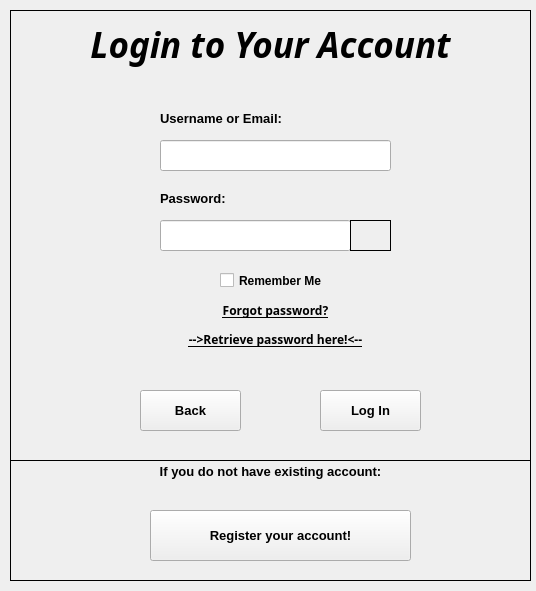
<?xml version="1.0" encoding="UTF-8"?>
<ui version="4.0">
 <class>login_page</class>
 <widget class="QMainWindow" name="login_page">
  <property name="geometry">
   <rect>
    <x>0</x>
    <y>0</y>
    <width>536</width>
    <height>591</height>
   </rect>
  </property>
  <property name="windowTitle">
   <string>MainWindow</string>
  </property>
  <widget class="QWidget" name="centralwidget">
   <widget class="QLabel" name="label">
    <property name="geometry">
     <rect>
      <x>-10</x>
      <y>-280</y>
      <width>571</width>
      <height>881</height>
     </rect>
    </property>
    <property name="styleSheet">
     <string notr="true">background-image: url(:/backgournds/FlyTranslate-logo/background_image.png);</string>
    </property>
    <property name="text">
     <string/>
    </property>
    <property name="scaledContents">
     <bool>true</bool>
    </property>
   </widget>
   <widget class="QLineEdit" name="txtUsernameOrEmail">
    <property name="geometry">
     <rect>
      <x>160</x>
      <y>140</y>
      <width>231</width>
      <height>31</height>
     </rect>
    </property>
   </widget>
   <widget class="QLineEdit" name="txtPass">
    <property name="geometry">
     <rect>
      <x>160</x>
      <y>220</y>
      <width>191</width>
      <height>31</height>
     </rect>
    </property>
    <property name="echoMode">
     <enum>QLineEdit::Password</enum>
    </property>
   </widget>
   <widget class="QLabel" name="label_2">
    <property name="geometry">
     <rect>
      <x>160</x>
      <y>110</y>
      <width>171</width>
      <height>16</height>
     </rect>
    </property>
    <property name="font">
     <font>
      <pointsize>10</pointsize>
      <weight>75</weight>
      <bold>true</bold>
     </font>
    </property>
    <property name="text">
     <string>Username or Email:</string>
    </property>
   </widget>
   <widget class="QCheckBox" name="cbRememberDevice">
    <property name="geometry">
     <rect>
      <x>220</x>
      <y>270</y>
      <width>131</width>
      <height>21</height>
     </rect>
    </property>
    <property name="font">
     <font>
      <pointsize>9</pointsize>
      <weight>75</weight>
      <bold>true</bold>
     </font>
    </property>
    <property name="cursor">
     <cursorShape>PointingHandCursor</cursorShape>
    </property>
    <property name="text">
     <string>Remember Me</string>
    </property>
    <property name="iconSize">
     <size>
      <width>32</width>
      <height>32</height>
     </size>
    </property>
   </widget>
   <widget class="QPushButton" name="btnLoginAcc">
    <property name="geometry">
     <rect>
      <x>320</x>
      <y>390</y>
      <width>101</width>
      <height>41</height>
     </rect>
    </property>
    <property name="font">
     <font>
      <pointsize>10</pointsize>
      <weight>75</weight>
      <bold>true</bold>
     </font>
    </property>
    <property name="text">
     <string>Log In</string>
    </property>
   </widget>
   <widget class="QLabel" name="label_3">
    <property name="geometry">
     <rect>
      <x>160</x>
      <y>190</y>
      <width>91</width>
      <height>16</height>
     </rect>
    </property>
    <property name="font">
     <font>
      <pointsize>10</pointsize>
      <weight>75</weight>
      <bold>true</bold>
     </font>
    </property>
    <property name="text">
     <string>Password:</string>
    </property>
   </widget>
   <widget class="QPushButton" name="btnBack">
    <property name="geometry">
     <rect>
      <x>140</x>
      <y>390</y>
      <width>101</width>
      <height>41</height>
     </rect>
    </property>
    <property name="font">
     <font>
      <pointsize>10</pointsize>
      <weight>75</weight>
      <bold>true</bold>
     </font>
    </property>
    <property name="text">
     <string>Back</string>
    </property>
   </widget>
   <widget class="QLabel" name="label_4">
    <property name="geometry">
     <rect>
      <x>10</x>
      <y>10</y>
      <width>521</width>
      <height>571</height>
     </rect>
    </property>
    <property name="font">
     <font>
      <family>Rockwell</family>
      <pointsize>26</pointsize>
      <weight>75</weight>
      <italic>true</italic>
      <bold>true</bold>
     </font>
    </property>
    <property name="layoutDirection">
     <enum>Qt::LeftToRight</enum>
    </property>
    <property name="frameShape">
     <enum>QFrame::Box</enum>
    </property>
    <property name="text">
     <string>Login to Your Account</string>
    </property>
    <property name="alignment">
     <set>Qt::AlignHCenter|Qt::AlignTop</set>
    </property>
   </widget>
   <widget class="QLabel" name="lblbtnViewOrHidePass">
    <property name="geometry">
     <rect>
      <x>350</x>
      <y>220</y>
      <width>41</width>
      <height>31</height>
     </rect>
    </property>
    <property name="cursor">
     <cursorShape>PointingHandCursor</cursorShape>
    </property>
    <property name="styleSheet">
     <string notr="true">image: url(:/view/view.png);</string>
    </property>
    <property name="frameShape">
     <enum>QFrame::Panel</enum>
    </property>
    <property name="text">
     <string/>
    </property>
   </widget>
   <widget class="QLabel" name="lblbtnForgotPass">
    <property name="geometry">
     <rect>
      <x>160</x>
      <y>300</y>
      <width>231</width>
      <height>51</height>
     </rect>
    </property>
    <property name="font">
     <font>
      <family>Segoe UI Semibold</family>
      <pointsize>9</pointsize>
      <weight>75</weight>
      <italic>false</italic>
      <bold>true</bold>
      <underline>true</underline>
     </font>
    </property>
    <property name="cursor">
     <cursorShape>PointingHandCursor</cursorShape>
    </property>
    <property name="frameShape">
     <enum>QFrame::NoFrame</enum>
    </property>
    <property name="text">
     <string>&lt;html&gt;&lt;head/&gt;&lt;body&gt;&lt;p&gt;Forgot password?&lt;/p&gt;&lt;p&gt;--&amp;gt;Retrieve password here!&amp;lt;--&lt;/p&gt;&lt;/body&gt;&lt;/html&gt;</string>
    </property>
    <property name="textFormat">
     <enum>Qt::AutoText</enum>
    </property>
    <property name="alignment">
     <set>Qt::AlignCenter</set>
    </property>
    <property name="wordWrap">
     <bool>false</bool>
    </property>
   </widget>
   <widget class="QLabel" name="label_6">
    <property name="geometry">
     <rect>
      <x>10</x>
      <y>460</y>
      <width>521</width>
      <height>121</height>
     </rect>
    </property>
    <property name="font">
     <font>
      <pointsize>10</pointsize>
      <weight>75</weight>
      <bold>true</bold>
     </font>
    </property>
    <property name="frameShape">
     <enum>QFrame::Box</enum>
    </property>
    <property name="text">
     <string>If you do not have existing account:</string>
    </property>
    <property name="alignment">
     <set>Qt::AlignHCenter|Qt::AlignTop</set>
    </property>
   </widget>
   <widget class="QPushButton" name="btnToRegister">
    <property name="geometry">
     <rect>
      <x>150</x>
      <y>510</y>
      <width>261</width>
      <height>51</height>
     </rect>
    </property>
    <property name="font">
     <font>
      <pointsize>10</pointsize>
      <weight>75</weight>
      <bold>true</bold>
     </font>
    </property>
    <property name="text">
     <string>Register your account!</string>
    </property>
    <property name="icon">
     <iconset resource="../Images_for_design/static_img.qrc">
      <normaloff>:/register/edit.png</normaloff>:/register/edit.png</iconset>
    </property>
    <property name="iconSize">
     <size>
      <width>32</width>
      <height>32</height>
     </size>
    </property>
   </widget>
   <zorder>label</zorder>
   <zorder>label_4</zorder>
   <zorder>label_3</zorder>
   <zorder>txtPass</zorder>
   <zorder>cbRememberDevice</zorder>
   <zorder>label_2</zorder>
   <zorder>txtUsernameOrEmail</zorder>
   <zorder>btnBack</zorder>
   <zorder>btnLoginAcc</zorder>
   <zorder>lblbtnViewOrHidePass</zorder>
   <zorder>lblbtnForgotPass</zorder>
   <zorder>label_6</zorder>
   <zorder>btnToRegister</zorder>
  </widget>
 </widget>
 <resources>
  <include location="../Images_for_design/background_imgs.qrc"/>
  <include location="../Images_for_design/interactable_image_source.qrc"/>
  <include location="../Images_for_design/static_img.qrc"/>
 </resources>
 <connections/>
</ui>
